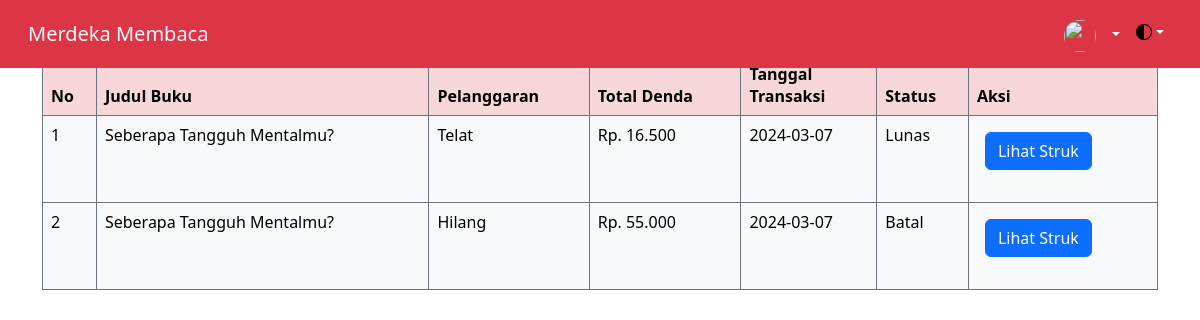
The page /peminjam/daftar/transaksi.php (signed in) on the database its author committed.
### tables this page shows
CREATE TABLE `transaksi` (
  `id_transaksi` int(11) NOT NULL,
  `id_peminjam` int(11) NOT NULL COMMENT 'Customer (Peminjam)',
  `id_petugas` int(11) NOT NULL COMMENT 'Petugas',
  `id_peminjaman` int(11) NOT NULL COMMENT 'table "peminjaman"',
  `pelanggaran` varchar(255) NOT NULL,
  `total_biaya` int(11) NOT NULL,
  `status` enum('Belum Lunas','Lunas','Batal') NOT NULL,
  `tgl_transaksi` date NOT NULL
);

CREATE TABLE `buku` (
  `id_buku` int(11) NOT NULL,
  `judul` varchar(255) NOT NULL,
  `penulis` varchar(255) NOT NULL,
  `penerbit` varchar(255) NOT NULL,
  `tahun_terbit` int(11) NOT NULL,
  `deskripsi` text NOT NULL,
  `sampul_buku` varchar(255) NOT NULL,
  `file_buku` varchar(255) NOT NULL,
  `halaman` int(11) NOT NULL,
  `harga` int(11) NOT NULL,
  `format` enum('Fisik','E-Book') NOT NULL,
  `stok` int(11) NOT NULL
);

### peminjam/daftar/transaksi.php (the view, shortened to what this page needs)
<?php
$id = $_SESSION['id_user'];
include '../../koneksi.php';
$limit = 10;
$page = isset($_GET['page']) ? $_GET['page'] : 1;
$start = ($page - 1) * $limit;
$tampilDaftarTransaksi = $globalicClass->tampilDaftarTransaksi("WHERE transaksi.id_peminjam='$id' ORDER BY transaksi.id_transaksi DESC LIMIT $start,$limit");
$tampilDaftarTransaksi1 = mysqli_query($db->koneksi,"SELECT COUNT(id_transaksi) AS id FROM transaksi WHERE transaksi.id_peminjam='$id'");
$d = mysqli_fetch_assoc($tampilDaftarTransaksi1);
$total = $d['id'];
$pages = ceil($total / $limit);
$previous = $page - 1;
$next = $page + 1;
?>
<!DOCTYPE html>
<html lang="en" data-bs-theme="auto">
<head>
  <link rel="stylesheet" href="../../style/assets/bootstrap/bootstrap-icons.css">
  <link rel="stylesheet" href="../../style/assets/bootstrap/bootstrap-icons.min.css">
  <link rel="stylesheet" href="../../style/assets/bootstrap/bootstrap.min.css">
  <link rel="stylesheet" href="../../style/style.css">
  <link rel="stylesheet" href="../../style/assets/sweetalert/sweetalert2.min.css">
  <link rel="stylesheet" href="../../style/assets/sweetalert/animate.min.css">
</head>
<body id="home">
  <main>
    <section class="main">
      <div class="container">
        <nav aria-label="Page navigation example">
          <ul class="pagination">
            <li class="page-item <?php if($page === 1 || $_GET['page'] === '1'){ echo 'disabled';} ?>">
              <a class="page-link" href="?page=<?= $previous ?>" aria-label="Previous" disabled>
                <span aria-hidden="true">&laquo;</span>
              </a>
            </li>
            <?php for ($i=1; $i <= $pages ; $i++) {
              $angka = $i.""; ?>
              <li class="page-item <?php if (isset($_GET['page']) && $_GET['page'] === $angka) {  echo 'active'; } else if (!isset($_GET['page']) && $i === 1) {  echo 'active'; } else { echo ''; } ?>"><a class="page-link" href="?page=<?= $i ?>"><?= $i ?></a></li>
            <?php }
            ?>
            <li class="page-item <?php if(isset($_GET['page']) && $_GET['page'] === $angka || $total <= $limit){  echo 'disabled';} ?>">
              <a class="page-link" href="?page=<?= $next ?>" aria-label="Next">
                <span aria-hidden="true">&raquo;</span>
              </a>
            </li>
          </ul>
        </nav>
        <?php
        if (isset($tampilDaftarTransaksi)) {
         ?>
        <table border="1" class="table table-bordered border-secondary">
          <thead class="table table-bordered table-danger border-secondary">
            <tr>
              <th>No</th>
              <th>Judul Buku</th>
              <th>Pelanggaran</th>
              <th>Total Denda</th>
              <th>Tanggal <br>Transaksi</th>
              <th>Status</th>
              <th>Aksi</th>
            </tr>
          </thead>
          <tbody class="table table-bordered border-secondary table-light">
            <?php
            $no = 1;
            foreach($tampilDaftarTransaksi as $d){
              ?>
              <tr>
                <td><?= $no++ ?></td>
                <td><?= $d['judul'] ?></td>
                <td><?php echo $d['pelanggaran'];?></td>
                <td>Rp. <?php echo number_format($d['total_biaya'],'0','','.');?></td>
                <td><?php echo $d['tgl_transaksi'];?></td>
                <td><?= $d['statusTransaksi']?></td>
                <td>
                  <form action="../downloadstruk.php" method="POST" target="_blank">
                    <input type="submit" class="btn btn-primary" value="Lihat Struk">
                  </form>
                </td>
            </tr>
            <?php
          }
          ?>
        </tbody>
      </table>
        <?php
      }
      ?>
      </div>
  </section>
</main>
</body>
</html>

### rows shown on the page
transaksi: buku.judul "Seberapa Tangguh Mentalmu?", pelanggaran "Telat", total_biaya "16.500", tgl_transaksi "2024-03-07", status "Lunas"
transaksi: buku.judul "Seberapa Tangguh Mentalmu?", pelanggaran "Hilang", total_biaya "55.000", tgl_transaksi "2024-03-07", status "Batal"
